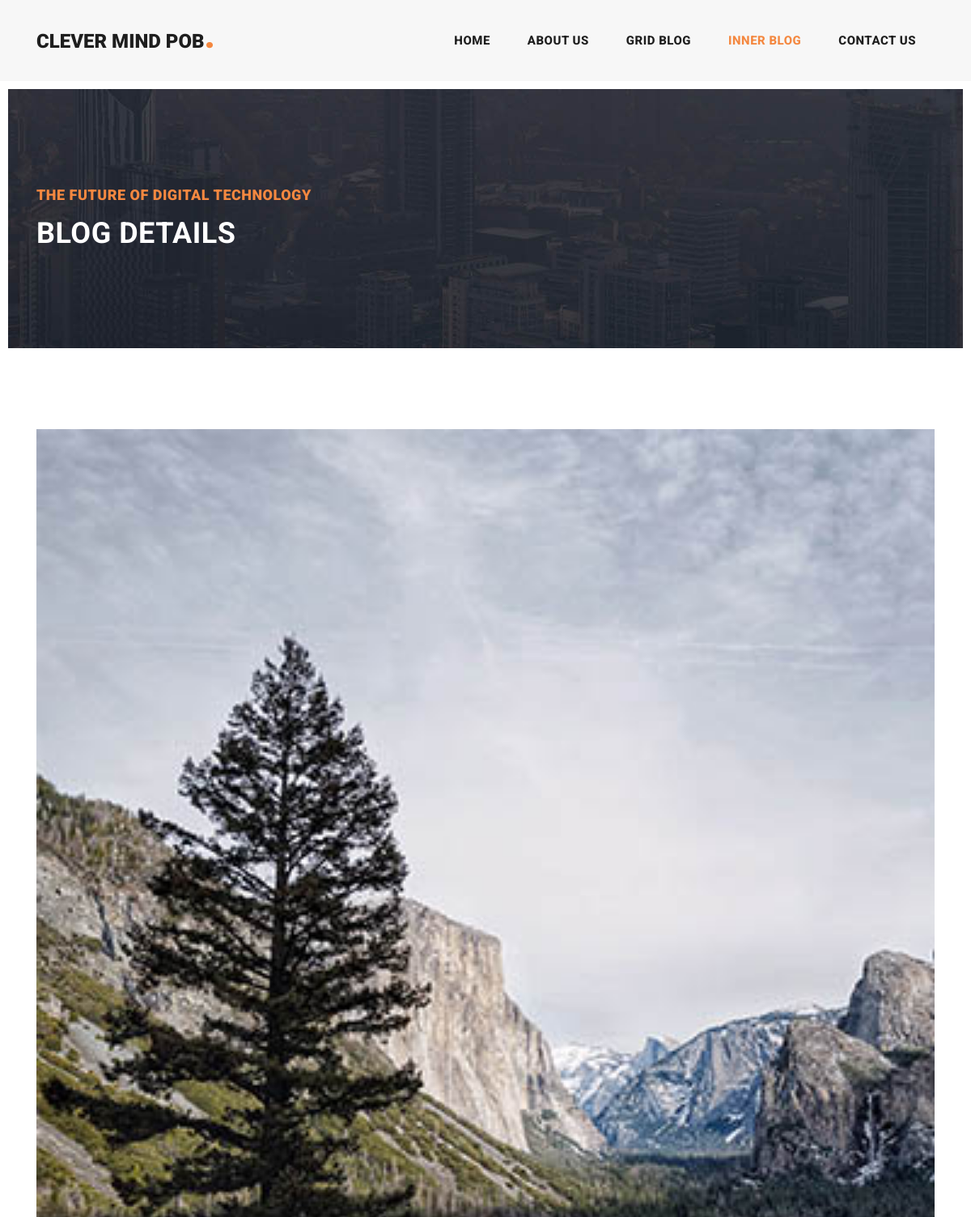
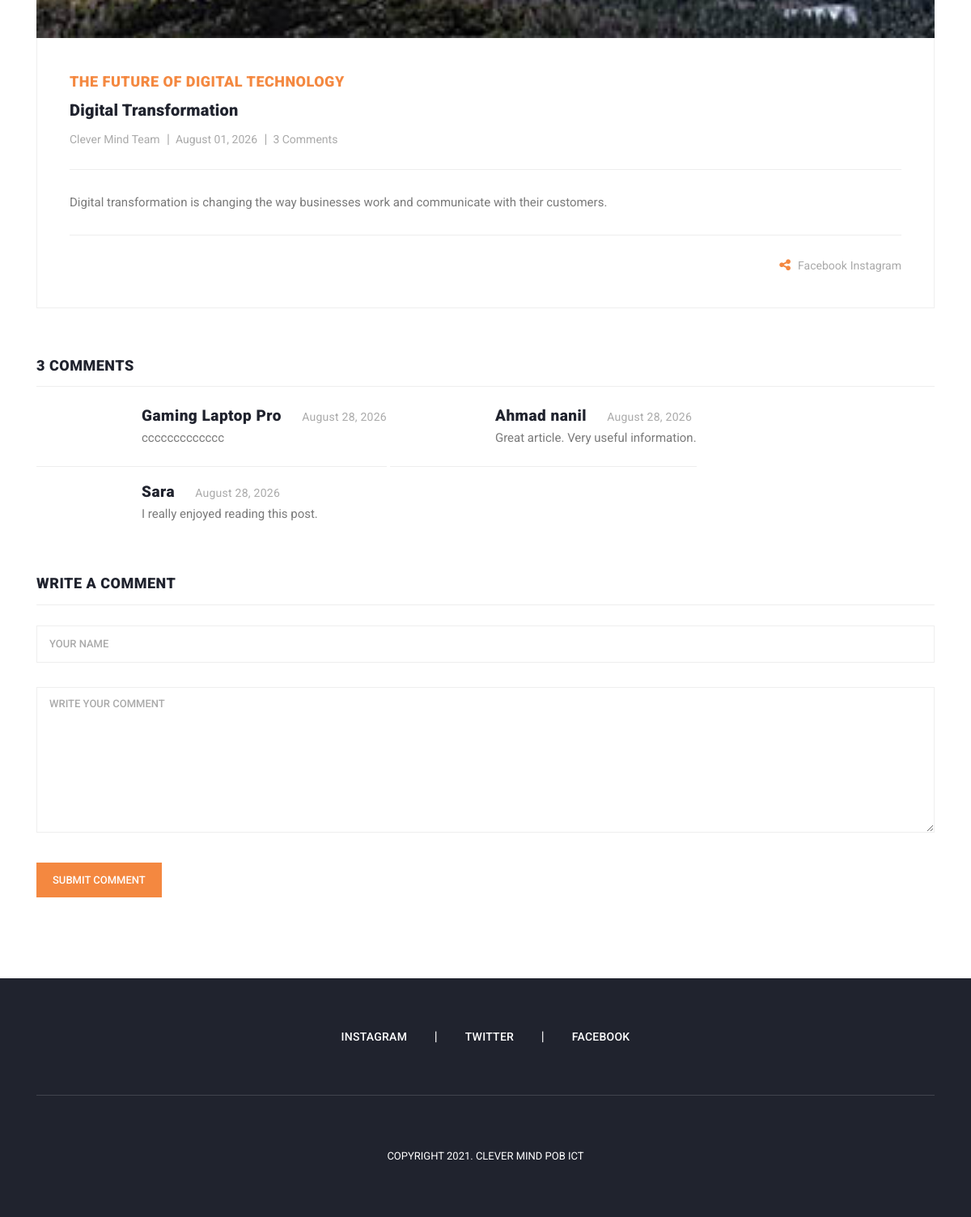
Screenshot of /post-details.php with the database file from the repository (2 pictures, top to bottom).
### tables this page shows
CREATE TABLE `blogs` (
  `id` int(10) UNSIGNED NOT NULL,
  `image` varchar(255) NOT NULL,
  `title` varchar(255) NOT NULL,
  `subtitle` varchar(255) DEFAULT NULL,
  `blogger_name` varchar(150) NOT NULL,
  `publish_date` date NOT NULL,
  `description` text NOT NULL,
  `created_at` timestamp NOT NULL DEFAULT current_timestamp()
);

CREATE TABLE `comments` (
  `id` int(10) UNSIGNED NOT NULL,
  `blog_id` int(10) UNSIGNED NOT NULL,
  `guest_name` varchar(150) NOT NULL,
  `comment` text NOT NULL,
  `created_at` timestamp NOT NULL DEFAULT current_timestamp()
);

### post-details.php (the view, shortened to what the rows shown need)
<?php
require_once "config.php";
$id = isset($_GET['id']) && is_numeric($_GET['id'])
    ? (int) $_GET['id']
    : 1;
$stmt = $pdo->prepare("
    SELECT
        id,
        image,
        title,
        subtitle,
        blogger_name,
        publish_date,
        description,
        created_at
    FROM blogs
    WHERE id = ?
    LIMIT 1
");
$stmt->execute([$id]);
$blog = $stmt->fetch(PDO::FETCH_ASSOC);
$stmt = $pdo->prepare("
    SELECT
        id,
        blog_id,
        guest_name,
        comment,
        created_at
    FROM comments
    WHERE blog_id = ?
    ORDER BY created_at DESC
");
$stmt->execute([$id]);
$comments = $stmt->fetchAll(PDO::FETCH_ASSOC);
$commentsCount = count($comments);
$blogDate = date(
    'F d, Y',
    strtotime($blog['publish_date'])
);
?>
<!DOCTYPE html>
<html lang="en">
<head>
    <link
        href="vendor/bootstrap/css/bootstrap.min.css"
        rel="stylesheet"
    >
    <link
        rel="stylesheet"
        href="assets/css/fontawesome.css"
    >
    <link
        rel="stylesheet"
        href="assets/css/templatemo-stand-blog.css"
    >
    <link
        rel="stylesheet"
        href="assets/css/owl.css"
    >
</head>
<body>
    <header>
        <nav class="navbar navbar-expand-lg">
            <div class="container">
                <a
                    class="navbar-brand"
                    href="index.php"
                >
                    <h2>
                        Clever Mind POB<em>.</em>
                    </h2>
                </a>
            </div>
        </nav>
    </header>
    <div class="heading-page header-text">
        <section class="page-heading">
            <div class="container">
                <div class="row">
                    <div class="col-lg-12">
                        <div class="text-content">
                            <h4>
                                <?= htmlspecialchars($blog['subtitle']) ?>
                            </h4>
                            <h2>
                                Blog Details
                            </h2>
                        </div>
                    </div>
                </div>
            </div>
        </section>
    </div>
    <section class="blog-posts grid-system">
        <div class="container">
            <div class="row">
                <div class="col-lg-12">
                    <div class="all-blog-posts">
                        <div class="row">
                            <div class="col-lg-12">
                                <div class="blog-post">
                                    <div class="blog-thumb">
                                        <?php if (!empty($blog['image'])): ?>
                                            <img
                                                src="assets/images/<?= htmlspecialchars($blog['image']) ?>"
                                                alt="<?= htmlspecialchars($blog['title']) ?>"
                                            >
                                        <?php endif; ?>
                                    </div>
                                    <div class="down-content">
                                        <span>
                                            <?= htmlspecialchars($blog['subtitle']) ?>
                                        </span>
                                        <h4>
                                            <?= htmlspecialchars($blog['title']) ?>
                                        </h4>
                                        <ul class="post-info">
                                            <li>
                                                <a href="#">
                                                    <?= htmlspecialchars(
                                                        $blog['blogger_name']
                                                    ) ?>
                                                </a>
                                            </li>
                                            <li>
                                                <a href="#">
                                                    <?= htmlspecialchars(
                                                        $blogDate
                                                    ) ?>
                                                </a>
                                            </li>
                                            <li>
                                            </li>
                                        </ul>
                                        <p>
                                            <?= nl2br(
                                                htmlspecialchars(
                                                    $blog['description']
                                                )
                                            ) ?>
                                        </p>
                                        <div class="post-options">
                                            <div class="row">
                                            </div>
                                        </div>
                                    </div>
                                </div>
                            </div>
                            <div
                                class="col-lg-12"
                                id="comments"
                            >
                                <div class="sidebar-item comments">
                                    <div class="sidebar-heading">
                                        <h2>
                                            <?= $commentsCount ?>
                                            Comments
                                        </h2>
                                    </div>
                                    <div class="content">
                                        <?php if ($commentsCount > 0): ?>
                                            <ul>
                                                <?php foreach ($comments as $row): ?>
                                                    <li>
                                                        <div class="right-content">
                                                            <h4>
                                                                <?= htmlspecialchars(
                                                                    $row['guest_name']
                                                                ) ?>
                                                                <span>
                                                                    <?= date(
                                                                        'F d, Y',
                                                                        strtotime(
                                                                            $row['created_at']
                                                                        )
                                                                    ) ?>
                                                                </span>
                                                            </h4>
                                                            <p>
                                                                <?= nl2br(
                                                                    htmlspecialchars(
                                                                        $row['comment']
                                                                    )
                                                                ) ?>
                                                            </p>
                                                        </div>
                                                    </li>
                                                <?php endforeach; ?>
                                            </ul>
                                        <?php endif; ?>
                                    </div>
                                </div>
                            </div>
                            <div class="col-lg-12">
                                <div class="sidebar-item submit-comment">
                                    <div class="sidebar-heading">
                                        <h2>
                                            Write a Comment
                                        </h2>
                                    </div>
                                </div>
                            </div>
                        </div>
                    </div>
                </div>
            </div>
        </div>
    </section>
</body>
</html>

### rows the page displays
blogs: subtitle "THE FUTURE OF DIGITAL TECHNOLOGY", image (picture), title "Digital Transformation", blogger_name "Clever Mind Team", publish_date "August 01, 2026", description "Digital transformation is changing the way businesses work and communicate with their customers."
comments: guest_name "Gaming Laptop Pro", created_at "August 28, 2026", comment "ccccccccccccc"
comments: guest_name "Ahmad nanil", created_at "August 28, 2026", comment "Great article. Very useful information."
comments: guest_name "Sara", created_at "August 28, 2026", comment "I really enjoyed reading this post."

### other values shown
$commentsCount "3"
